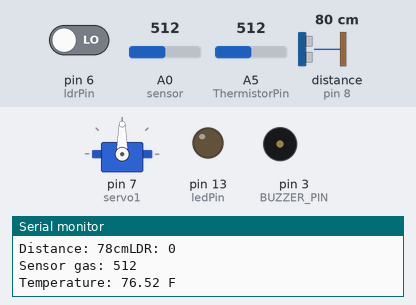
A sketch run on a simulated Arduino Uno, built with avr-gcc and run on an emulated ATmega328P. Shown: servo, output pins drawn as LEDs (lit = HIGH), buzzer (waves = sounding), the last lines printed to the serial monitor. Wiring (inferred from the names in the program): ultrasonic range finder: trigger pin 9; echo pin 8. The inputs (shaded band) are chosen by the test bench; at power-on: distance to the obstacle (sensor on pin 8) 80 cm, pin 6 (ldrPin) LOW, A0 (sensor) = 512, A5 (ThermistorPin) = 512. The echo pulse lasts 58.3 µs per cm; pins used as bus, display or sensor lines are not drawn.

Above: at 2.3 s.
2.4 s: distance to the obstacle (sensor on pin 8) set to 13 cm
5.9 s: distance to the obstacle (sensor on pin 8) set to 10 cm
At 7.4 s:
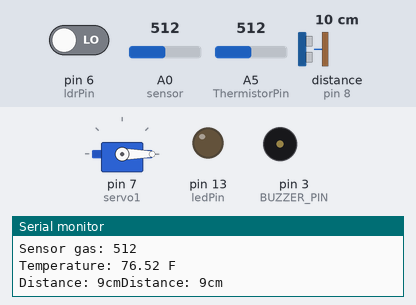
Timing chart, 0 to 8.9 s (numbered marks = the images above; inputs shaded):
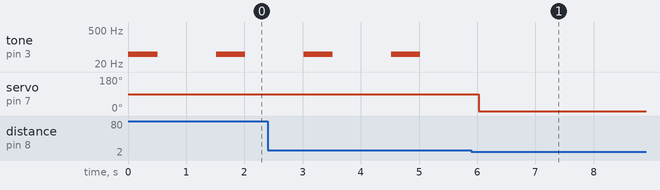

Measured:
- the behaviour switches between 12 and 11 cm on distance to the obstacle (sensor on pin 8) (found by bisection; images 0 and 1)
- after the input at 5.9 s, tone on pin 3 (BUZZER_PIN): stops changing and stays silent; servo on pin 7 (servo1): 90° → 0° after 0.12 s
- by itself, tone on pin 3 (BUZZER_PIN): alternates 50 Hz for 0.50 s and silent for 1.0 s

The sketch:

smart_scape.ino
```cpp
#include <Servo.h>
//initialization of variables
// Task 1: Door control with ultrasonic sensor
Servo servo1;
int trigPin = 9;
int echoPin = 8;
long distance;
long duration;

// Task 2: LDR and LED control
int ldrPin = 6; // LDR pin
int ledPin = 13; // LED pin

// Task 3: Buzzer control with analog sensor
#define BUZZER_PIN 3

// Task 4: Temp sense and actuate servo and buzzer+LED
int ThermistorPin = 5;
int Vo;
float R1 = 10000; //resistor in the circuit
float logR2, R2;
float T; // Moved T declaration here
float c1 = 1.009249522e-03, c2 = 2.378405444e-04, c3 = 2.019202697e-07;
//set up pins
void setup() {
  // Task 1: Door control with ultrasonic sensor
  servo1.attach(7);//attach servo to pin 7 of arduino
  pinMode(trigPin, OUTPUT); //trigger the pins in ultrasonic
  pinMode(echoPin, INPUT);

  // Task 2: LDR and LED control
  Serial.begin(9600);
  pinMode(ldrPin, INPUT); //sensor input
  pinMode(ledPin, OUTPUT); //led output

  // Task 3: Buzzer control with analog sensor
  pinMode(BUZZER_PIN, OUTPUT); //buzz output

  // Initialize Serial for temperature sensor
  Serial.begin(9600);
}
//Loop to run the model
void loop() {
  // Task 1: Door control with ultrasonic sensor
  ultra_sonic();
  servo1.write(90); // 90 is closed door
  while (distance <= 10 ) { //continues checking is d <10
    ultra_sonic(); //if yes, then again checks d
    servo1.write(0); //  0 degrees is the open position
    delay(2000);     // Delay for 2 seconds before closing the door
     // Move back to closed position
  }

  servo1.write(90);


  // Task 2: LDR and LED control
  int ldrValue = digitalRead(ldrPin); //reads pin val
  Serial.print("LDR: ");
  Serial.println(ldrValue);
  if (ldrValue == HIGH) {
    digitalWrite(ledPin, HIGH); // Turn on the LED if it's dark
  } else {
    digitalWrite(ledPin, LOW); // Turn off the LED if it's bright
  }

  // Task 3: Buzzer control with analog sensor
  int sensorValue = analogRead(A0); // read analog sensor value
  Serial.print("Sensor gas: ");

  Serial.println(sensorValue);
  if (sensorValue > 500) {  // threashold value gas sensor
    tone(BUZZER_PIN, 50);
  } else {
    noTone(BUZZER_PIN); // Stop generating the tone when condition is not met
  }

  // Task 4: Temperature decision
  temp();
  if (T > 100) {//threshold thermistor
    tone(BUZZER_PIN, 500);
    servo1.write(0);
    delay(10000);


  } else {
    noTone(BUZZER_PIN);
    servo1.write(90);
  }

  delay(1000); // Add a delay
}

// Ultrasonic sensor function
void ultra_sonic() {
  digitalWrite(trigPin, LOW); //initiates sending signal process
  delayMicroseconds(2);
  digitalWrite(trigPin, HIGH);//send signal
  delayMicroseconds(10);
  digitalWrite(trigPin, LOW); //pulse complete
  duration = pulseIn(echoPin, HIGH); //when echo high- receive then measure time
  distance = duration * 0.034 / 2; //sound speed .034 m.micro sec
  Serial.print("Distance: ");
  Serial.print(distance);
  Serial.print("cm");

}

// Temperature sensor function
void temp() {
  Vo = analogRead(ThermistorPin); //voltage level
  //voltage divider
  R2 = R1 * (1023.0 / (float)Vo - 1.0); //calculates resistance of thermistor
  logR2 = log(R2); //use log to linialize the relation of volt and temp
  T = (1.0 / (c1 + c2 * logR2 + c3 * logR2 * logR2 * logR2)); //Steinhart-Hart equation for thermistors ....temperature in Kelvin (K).
  T = T - 273.15;//c
  T = (T * 9.0) / 5.0 + 32.0; //F

  Serial.print("Temperature: ");
  Serial.print(T);
  Serial.println(" F");

  delay(500);
}
```
